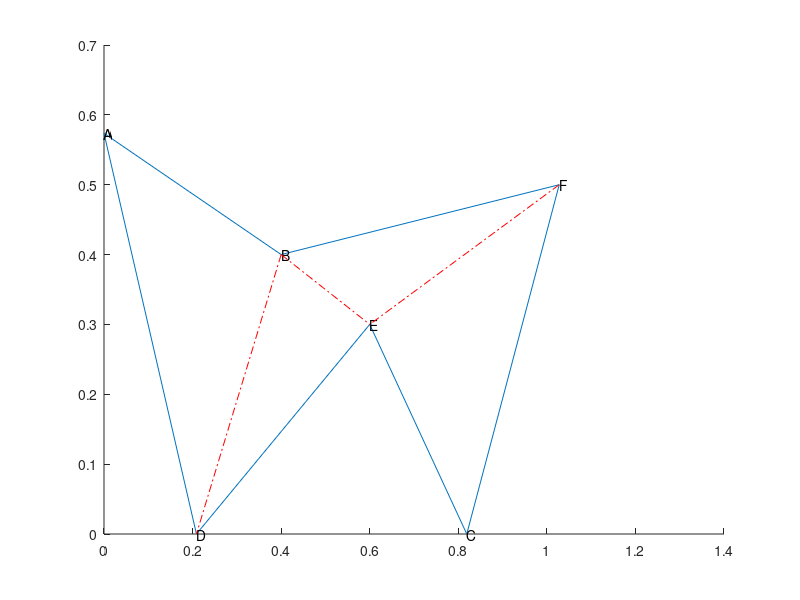

Reproduce this figure in MATLAB. (Note: this script raises an error after producing the figure.)
% Author: Fei Tong
% Date: May. 10, 2016

%% Prepare polygon vertexes
%   NOTE THAT:
%       1. The points in (x,y) are sorted in a counterclockwise order.
%       2. The polygon must can be triangulated starting from a single
%          vertex (After triangulation, all triangles are within the polygon).
clear;
clc;
%%
a = 1;
A_1 = 30*pi/180;
A_2 = 90*pi/180;
A_3 = 110*pi/180;

% A_1 = 36*pi/180;
% A_2 = 72*pi/180;
% A_3 = 108*pi/180;
% A_4 = (180-36)*pi/180;
b = a/sqrt(2*(1-cos(A_3)));

A = [0 b*sin(A_3)]; D = [-b*cos(A_3) 0]; B = [-b*cos(A_3)+a*cos(A_2) a*sin(A_2)];
C = [b-b*cos(A_3) 0]; Bp = [b-2*b*cos(A_3) a*sin(A_1)]; % Bp is B'
B = [0.6 0.4];
% D = [0 0]; C=[2 0]; Bp=[1 1];B=[-1 1];A=[-2 0];
x = [D(1) C(1) Bp(1) B(1) A(1)];
y = [D(2) C(2) Bp(2) B(2) A(2)];

F=Bp;
B = [0.4 0.4];
E = [0.6 0.3];
% D = [0 0]; C=[2 0]; Bp=[1 1];B=[-1 1];A=[-2 0];
x = [D(1) E(1) C(1) Bp(1) B(1) A(1)];
y = [D(2) E(2) C(2) Bp(2) B(2) A(2)];

% x = [D(1) C(1) Bp(1) B(1)];
% y = [D(2) C(2) Bp(2) B(2)];
% x = [C(1) Bp(1) B(1) A(1)];
% y = [C(2) Bp(2) B(2) A(2)];
% x = [ D(1) C(1) Bp(1) A(1)];
% y = [ D(2) C(2) Bp(2) A(2) ];
% 
% x = [A(1) D(1) C(1) Bp(1) ];
% y = [A(2) D(2) C(2) Bp(2) ];
% 
% x = [Bp(1) A(1) D(1) C(1) ];
% y = [Bp(2) A(2) D(2) C(2) ];
% x = [C(1) Bp(1) B(1)];
% y = [C(2) Bp(2) B(2)];
line([x x(1)],[y y(1)]);
% regular pentagon
text(D(1),D(2),'D');text(Bp(1),Bp(2),'F');text(B(1),B(2),'B');text(C(1),C(2),'C');text(A(1),A(2),'A');text(E(1),E(2),'E');
line([B(1) D(1)],[B(2) D(2)],'LineStyle','-.','color','r');
line([B(1) E(1)],[B(2) E(2)],'LineStyle','-.','color','r');
line([F(1) E(1)],[F(2) E(2)],'LineStyle','-.','color','r');
t1=[A;B;D];
t2=[B;E;D];
t3=[B;E;F];
t4=[E;F;C];
t_cell = cell(1,1);
t_cell{1}=t1;
t_cell{2}=t2;
t_cell{3}=t3;
t_cell{4}=t4;

% A=A-D;
% B=B-D;
% C=C-D;
% Bp=Bp-D;
% D=D-D;
% E=C;
% C=Bp;
% C = [(C(1)+D(1))/3 (C(2)+D(2))/3];
% E =C;
% C = B;
% B = [0.2 0.2];
% C= B;

% x = [D(1) E(1) C(1) B(1) A(1)];
% y = [D(2) E(2) C(2) B(2) A(2)];
% x = [D(1) E(1) C(1) C(1) B(1)];
% y = [D(2) E(2) C(2) C(2) B(2)];
% x = [D(1) C(1) B(1) B(1) A(1)];
% y = [D(2) C(2) B(2) B(2) A(2)];
% line([x x(1)],[y y(1)]);
% line([D(1) B(1)],[D(2) B(2)]);
% line([D(1) C(1)],[D(2) C(2)]);
% text(D(1),D(2),'D');text(E(1),E(2),'E');text(B(1),B(2),'B');text(C(1),C(2),'C');text(A(1),A(2),'A');

%%%%%%%%%%%%%%%%%%%%%%%%%%%%%%%%%%%%%%%%%%%%%%%%%%%%%%%%%%%%%%%%%%%%%%%%%%%
%% approach and simulation

% the same density
d1 = 1;
d2 = 1;
d3 = 1;
d4 = 1;
density_array = [d1 d2 d3 d4];
[ d_array, cdf_array ] = f_rand2rand_arbitrary_polygon( t_cell,density_array );
figure;
analysis = plot(d_array,cdf_array);

hold on;
[sim_d_array,sim_pdd_cdf,sim_density] = f_sim_rand2rand_arbitrary_polygon( t_cell,density_array );
sim_density
% [d_array,pdd_cdf]=f_systematic_pdd_2_triangles_vertex_regular_pentagon(a,theta_array);
sim1 = plot(sim_d_array,sim_pdd_cdf,'r*');

%% approach and simulation

% node density ratio: 1:5:10
d1 = 1;
d2 = 5;
d3 = 10;
d4 = 15;
density_array = [d1 d2 d3 d4];
[ d_array, cdf_array ] = f_rand2rand_arbitrary_polygon( t_cell,density_array );
analysis = plot(d_array,cdf_array);

hold on;
[sim_d_array,sim_pdd_cdf,sim_density] = f_sim_rand2rand_arbitrary_polygon( t_cell,density_array );
sim_density
% [d_array,pdd_cdf]=f_systematic_pdd_2_triangles_vertex_regular_pentagon(a,theta_array);
sim2 = plot(sim_d_array,sim_pdd_cdf,'k*');

%%%%%%%%%%%%%%%%%%%%%%%%%%%%%%%%%%%%%%%%%%%%%%%%%%%%%%%%%%%%%%%%%%%%%%%%%%%

box on;
% axis([0 1.0 0 1.0]);
xlabel('Distance','fontsize',16);
ylabel('CDF','fontsize',16);

% AX = legend([lkm_based existing sim_based],'LKM-based','Existing Result','Simulation',4);
AX = legend([sim1 sim2],'density ratio: 1:1:1:1','density ratio: 1:5:10:15',4);
LEG = findobj(AX,'type','text');
set(LEG,'FontSize',16);
grid on;